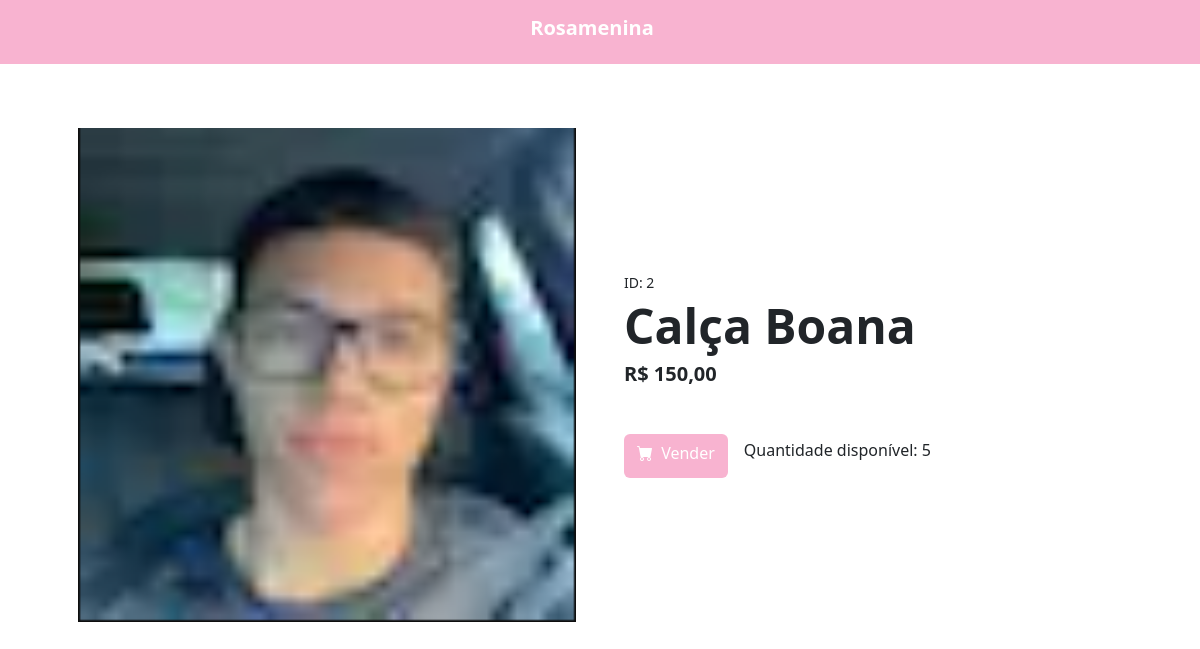
The app's page /produto/2 with its own data.
### store/models.py (models this page shows, shortened)
class Product(models.Model):
    product_id = models.AutoField
    nome = models.CharField(max_length=50)
    marca = models.CharField(max_length=50, default="")
    categoria = models.CharField(max_length=50, default="")
    cor = models.CharField(max_length=50, default="")
    preco = models.DecimalField(max_digits=10, decimal_places=2)
    descricao = models.CharField(max_length=300, blank=True, null=True)
    quantidade = models.IntegerField(default=1)
    imagem = models.ImageField(upload_to="produtos/", default="" )
    naloja = models.BooleanField(default=True)
    class Meta:
        verbose_name = "Produto"
        verbose_name_plural = "Produtos"

### store/views.py (the view)
# urls.py: path('produto/<int:pk>', ProductDetailView.as_view(), name='productview'),
class ProductDetailView(DetailView):
    model = Product
    template_name = 'productview.html'
    context_object_name = 'product'

### store/templates/productview.html (shortened to what this page needs)
{% load static %}
<!DOCTYPE html>
<html lang="en">
    <head>
        <link href="https://cdn.jsdelivr.net/npm/bootstrap-icons@1.5.0/font/bootstrap-icons.css" rel="stylesheet" />
        <link href="{% static 'store/item.css' %}" rel="stylesheet" />
    </head>
    <body>
        <nav class="navbar navbar-expand-lg p-0" style="background-color: #f8b3d0; align-items: center; justify-content: center; display: flex; text-align: center;">
            <div class="px-5 m-auto" style="align-items: center; justify-content: center; display: flex; text-align: center;">
                <a class="navbar-brand mt-2" style="color: #ffffff;" href="{% url 'ProductListView' %}"> <p><strong> Rosamenina </strong> </p></a>
            </div>
        </nav>
        <section class="py-3">
            <div class="container px-4 px-lg-5 my-5">
            <div class="row gx-4 gx-lg-5 align-items-center">
                <div class="col-md-6"><img class="card-img-top mb-5 mb-md-0" src="{{ product.imagem.url }}" alt="{{ product.nome }}" /></div>
                <div class="col-md-6">
                <div class="small mb-1">ID: {{ product.id }}</div>
                <h1 class="display-5 fw-bolder">{{ product.nome }}</h1>
                <h5 class="mb-5"><strong>R$ {{ product.preco }} </strong> </h5>
                <div class="d-flex">
                    <a class="btn flex-shrink-0 me-3"  style="background-color: #f8b3d0; color: #fff;" href="{% url 'sale' product.id %}">
                        <i class="bi-cart-fill me-1"></i>
                        Vender
                    </a>
                <p class="mt-1"> Quantidade disponível: {{ product.quantidade }} </p>
                </div>
                </div>
            </div>
            </div>
        </section>
    </body>
</html>

### records on screen
Product: imagem (picture), id "2", nome "Calça Boana", preco "150,00", quantidade "5"
